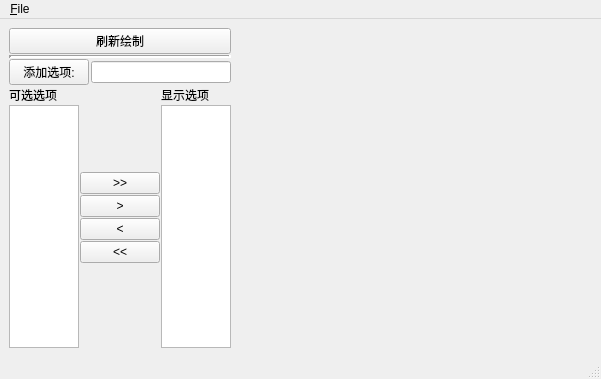
<?xml version="1.0" encoding="UTF-8"?>
<ui version="4.0">
 <class>MainWindow</class>
 <widget class="QMainWindow" name="MainWindow">
  <property name="geometry">
   <rect>
    <x>0</x>
    <y>0</y>
    <width>601</width>
    <height>379</height>
   </rect>
  </property>
  <property name="windowTitle">
   <string>MainWindow</string>
  </property>
  <widget class="QWidget" name="centralwidget">
   <property name="sizePolicy">
    <sizepolicy hsizetype="Expanding" vsizetype="Expanding">
     <horstretch>0</horstretch>
     <verstretch>0</verstretch>
    </sizepolicy>
   </property>
   <layout class="QHBoxLayout" name="horizontalLayout" stretch="1,10">
    <item>
     <layout class="QVBoxLayout" name="ctrl_layout" stretch="0,0,0,0">
      <property name="spacing">
       <number>1</number>
      </property>
      <property name="sizeConstraint">
       <enum>QLayout::SetMinAndMaxSize</enum>
      </property>
      <item>
       <layout class="QHBoxLayout" name="horizontalLayout_5">
        <item>
         <widget class="QPushButton" name="redraw_button">
          <property name="text">
           <string>刷新绘制</string>
          </property>
         </widget>
        </item>
       </layout>
      </item>
      <item>
       <widget class="Line" name="line_2">
        <property name="lineWidth">
         <number>3</number>
        </property>
        <property name="orientation">
         <enum>Qt::Horizontal</enum>
        </property>
       </widget>
      </item>
      <item>
       <layout class="QHBoxLayout" name="horizontalLayout_2">
        <item>
         <widget class="QPushButton" name="add_item_button">
          <property name="text">
           <string>添加选项:</string>
          </property>
         </widget>
        </item>
        <item>
         <widget class="Line" name="line">
          <property name="orientation">
           <enum>Qt::Horizontal</enum>
          </property>
         </widget>
        </item>
        <item>
         <widget class="QLineEdit" name="lineEdit_itemString"/>
        </item>
       </layout>
      </item>
      <item>
       <layout class="QHBoxLayout" name="horizontalLayout_4" stretch="3,1,3">
        <item>
         <layout class="QVBoxLayout" name="verticalLayout_4">
          <item>
           <widget class="QLabel" name="label">
            <property name="text">
             <string>可选选项</string>
            </property>
           </widget>
          </item>
          <item>
           <widget class="QListWidget" name="listWidget_selects"/>
          </item>
         </layout>
        </item>
        <item>
         <layout class="QVBoxLayout" name="verticalLayout_5">
          <item>
           <spacer name="verticalSpacer">
            <property name="orientation">
             <enum>Qt::Vertical</enum>
            </property>
            <property name="sizeHint" stdset="0">
             <size>
              <width>20</width>
              <height>40</height>
             </size>
            </property>
           </spacer>
          </item>
          <item>
           <widget class="QPushButton" name="add_all">
            <property name="text">
             <string>&gt;&gt;</string>
            </property>
           </widget>
          </item>
          <item>
           <widget class="QPushButton" name="add_button">
            <property name="enabled">
             <bool>true</bool>
            </property>
            <property name="sizePolicy">
             <sizepolicy hsizetype="Minimum" vsizetype="Minimum">
              <horstretch>0</horstretch>
              <verstretch>0</verstretch>
             </sizepolicy>
            </property>
            <property name="minimumSize">
             <size>
              <width>10</width>
              <height>10</height>
             </size>
            </property>
            <property name="text">
             <string>&gt;</string>
            </property>
           </widget>
          </item>
          <item>
           <widget class="QPushButton" name="del_button">
            <property name="sizePolicy">
             <sizepolicy hsizetype="Minimum" vsizetype="Minimum">
              <horstretch>0</horstretch>
              <verstretch>0</verstretch>
             </sizepolicy>
            </property>
            <property name="minimumSize">
             <size>
              <width>10</width>
              <height>10</height>
             </size>
            </property>
            <property name="text">
             <string>&lt;</string>
            </property>
           </widget>
          </item>
          <item>
           <widget class="QPushButton" name="del_all">
            <property name="text">
             <string>&lt;&lt;</string>
            </property>
           </widget>
          </item>
          <item>
           <spacer name="verticalSpacer_2">
            <property name="orientation">
             <enum>Qt::Vertical</enum>
            </property>
            <property name="sizeHint" stdset="0">
             <size>
              <width>20</width>
              <height>40</height>
             </size>
            </property>
           </spacer>
          </item>
         </layout>
        </item>
        <item>
         <layout class="QVBoxLayout" name="verticalLayout_2">
          <item>
           <widget class="QLabel" name="label_2">
            <property name="text">
             <string>显示选项</string>
            </property>
           </widget>
          </item>
          <item>
           <widget class="QListWidget" name="listWidget_selected"/>
          </item>
         </layout>
        </item>
       </layout>
      </item>
     </layout>
    </item>
    <item>
     <layout class="QVBoxLayout" name="matplot_layout"/>
    </item>
   </layout>
  </widget>
  <widget class="QStatusBar" name="statusBar"/>
  <widget class="QMenuBar" name="menuBar">
   <property name="geometry">
    <rect>
     <x>0</x>
     <y>0</y>
     <width>601</width>
     <height>19</height>
    </rect>
   </property>
   <widget class="QMenu" name="menu_File">
    <property name="title">
     <string>&amp;File</string>
    </property>
    <addaction name="action_Open"/>
   </widget>
   <addaction name="menu_File"/>
  </widget>
  <action name="action_Open">
   <property name="text">
    <string>&amp;Open</string>
   </property>
  </action>
 </widget>
 <resources/>
 <connections>
  <connection>
   <sender>add_button</sender>
   <signal>clicked()</signal>
   <receiver>MainWindow</receiver>
   <slot>add_button_onClick()</slot>
   <hints>
    <hint type="sourcelabel">
     <x>169</x>
     <y>206</y>
    </hint>
    <hint type="destinationlabel">
     <x>104</x>
     <y>105</y>
    </hint>
   </hints>
  </connection>
  <connection>
   <sender>del_button</sender>
   <signal>clicked()</signal>
   <receiver>MainWindow</receiver>
   <slot>del_button_onClick()</slot>
   <hints>
    <hint type="sourcelabel">
     <x>169</x>
     <y>234</y>
    </hint>
    <hint type="destinationlabel">
     <x>100</x>
     <y>242</y>
    </hint>
   </hints>
  </connection>
  <connection>
   <sender>listWidget_selects</sender>
   <signal>itemDoubleClicked(QListWidgetItem*)</signal>
   <receiver>MainWindow</receiver>
   <slot>listWidget_selects_itemDoubleClicked()</slot>
   <hints>
    <hint type="sourcelabel">
     <x>61</x>
     <y>236</y>
    </hint>
    <hint type="destinationlabel">
     <x>120</x>
     <y>66</y>
    </hint>
   </hints>
  </connection>
  <connection>
   <sender>listWidget_selected</sender>
   <signal>itemDoubleClicked(QListWidgetItem*)</signal>
   <receiver>MainWindow</receiver>
   <slot>listWidget_selected_itemDoubleClicked()</slot>
   <hints>
    <hint type="sourcelabel">
     <x>219</x>
     <y>182</y>
    </hint>
    <hint type="destinationlabel">
     <x>271</x>
     <y>195</y>
    </hint>
   </hints>
  </connection>
  <connection>
   <sender>redraw_button</sender>
   <signal>clicked()</signal>
   <receiver>MainWindow</receiver>
   <slot>update_draw()</slot>
   <hints>
    <hint type="sourcelabel">
     <x>248</x>
     <y>28</y>
    </hint>
    <hint type="destinationlabel">
     <x>110</x>
     <y>305</y>
    </hint>
   </hints>
  </connection>
  <connection>
   <sender>del_all</sender>
   <signal>clicked()</signal>
   <receiver>MainWindow</receiver>
   <slot>del_all_button_onClick()</slot>
   <hints>
    <hint type="sourcelabel">
     <x>138</x>
     <y>262</y>
    </hint>
    <hint type="destinationlabel">
     <x>150</x>
     <y>263</y>
    </hint>
   </hints>
  </connection>
  <connection>
   <sender>add_all</sender>
   <signal>clicked()</signal>
   <receiver>MainWindow</receiver>
   <slot>add_all_button_onClick()</slot>
   <hints>
    <hint type="sourcelabel">
     <x>169</x>
     <y>178</y>
    </hint>
    <hint type="destinationlabel">
     <x>159</x>
     <y>105</y>
    </hint>
   </hints>
  </connection>
  <connection>
   <sender>add_item_button</sender>
   <signal>clicked()</signal>
   <receiver>MainWindow</receiver>
   <slot>add_item_button_onClick()</slot>
   <hints>
    <hint type="sourcelabel">
     <x>68</x>
     <y>69</y>
    </hint>
    <hint type="destinationlabel">
     <x>277</x>
     <y>30</y>
    </hint>
   </hints>
  </connection>
 </connections>
 <slots>
  <slot>add_button_onClick()</slot>
  <slot>del_button_onClick()</slot>
  <slot>listWidget_selected_itemDoubleClicked()</slot>
  <slot>listWidget_selects_itemDoubleClicked()</slot>
  <slot>update_draw()</slot>
  <slot>add_all_button_onClick()</slot>
  <slot>del_all_button_onClick()</slot>
  <slot>add_item_button_onClick()</slot>
  <slot>open_file_button_onClick()</slot>
 </slots>
</ui>
